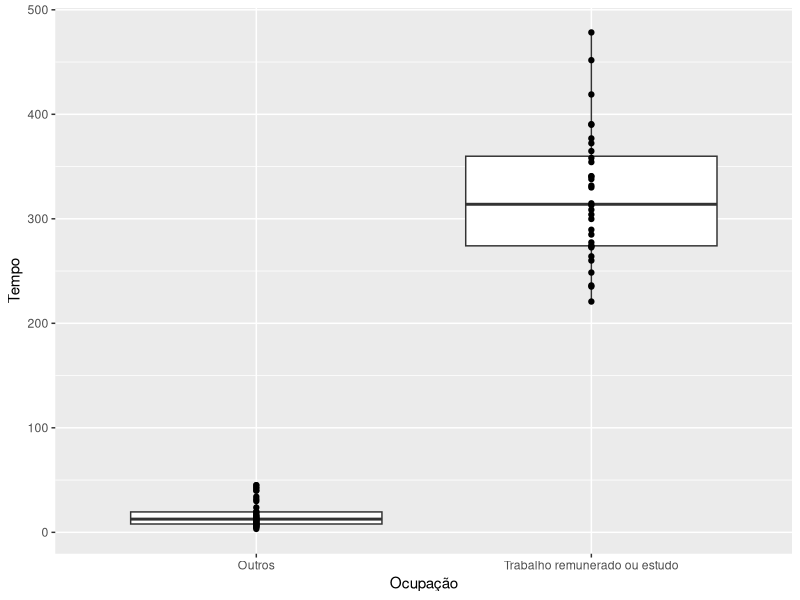

R code for this plot:
library(ggplot2)

data <- read.csv("TIME_USE_24092022.csv", encoding='utf-8')

data <- subset(data, País != "África do Sul")
filter_data<-subset(data, Sexo == 'Homens' & Ocupação %in% c("Outros","Trabalho remunerado ou estudo"))

ggplot(filter_data, aes(x=filter_data$Ocupação, y=filter_data$Tempo))+geom_boxplot()+geom_point()+xlab("Ocupação")+ylab("Tempo")